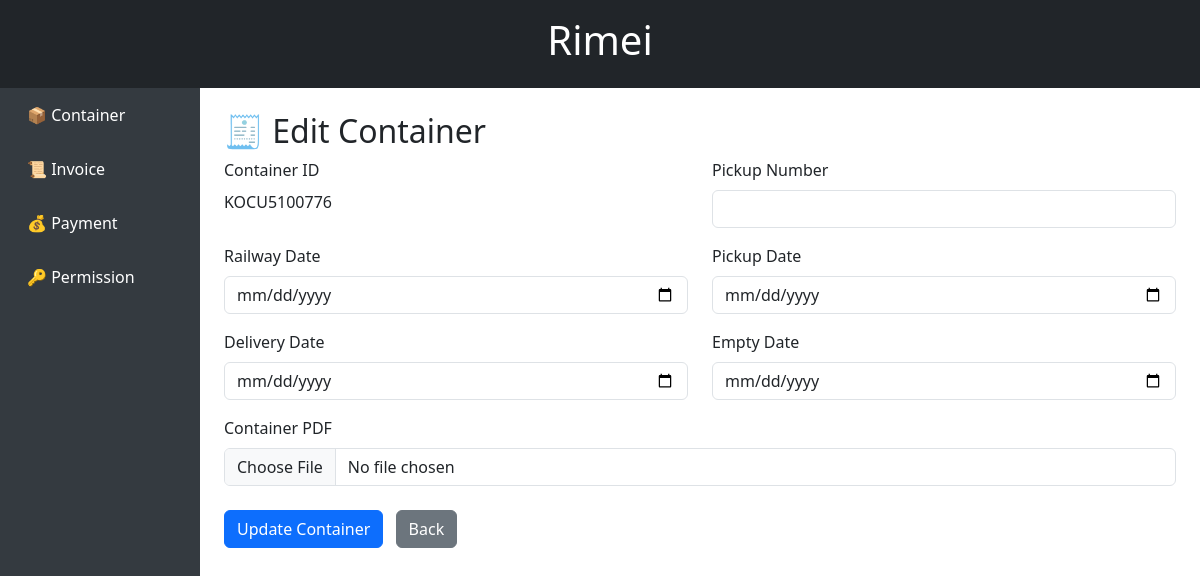
The app's page /edit_container/KOCU5100776/, older data.
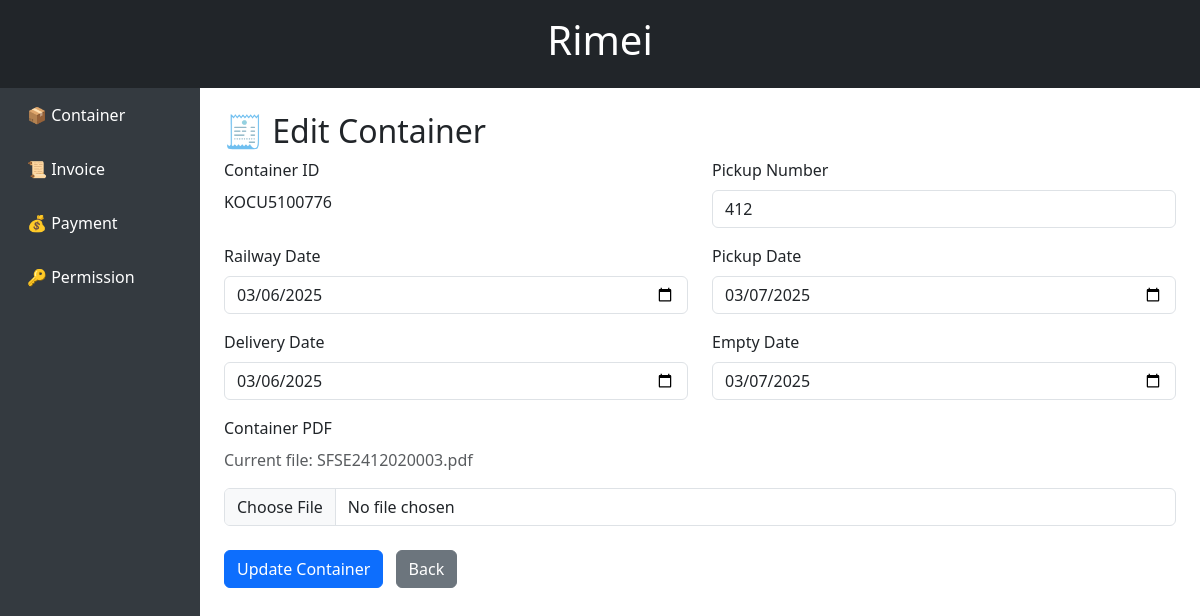
The same page, newer data.
### container/models.py (models this page shows, shortened)
class Container(models.Model):
    container_id = models.CharField(max_length=255)  # Container ID
    container_pdfname = models.CharField(max_length=255, blank=True)  # 上传的PDF文件名
    content = models.TextField(blank=True, null=True)  # 解析出的内容
    created_at = models.DateTimeField(auto_now_add=True)  # 创建时间
    created_user = models.CharField(max_length=255, blank=True, null=True)  # 创建用户
    railway_date = models.DateField(blank=True, null=True)  # 铁路日期
    pickup_date = models.DateField(blank=True, null=True)  # 提货日期
    delivery_date = models.DateField(blank=True, null=True)  # 交货日期
    empty_date = models.DateField(blank=True, null=True)  # 空箱日期
    pickup_number = models.CharField(max_length=255, blank=True, null=True)  # 提货编号
    invoice_id = models.CharField(max_length=255, blank=True, null=True)  # 发票ID
    invoice_pdfname = models.CharField(max_length=255, blank=True, null=True)  # 发票PDF文件名

### container/pyviews/container.py (the view, shortened to what this page needs)
# urls.py: path("edit_container/<str:container_id>/", container.edit_container, name="edit_container"),
def edit_container(request, container_id):
    container = get_object_or_404(Container, container_id=container_id)
    if request.method == 'GET':
        return render(request, 'container/containerManager/edit_container.html', {'container': container})
    return JsonResponse({'error': 'Invalid request method'}, status=405)

### container/templates/container/containerManager/edit_container.html (shortened to what this page needs)
{% extends "container/base.html" %}
{% block content %}
<h2>🧾 Edit Container</h2>
<div class="container-form">
    <form id="edit-container-form">
        <div class="row">
            <div class="col-md-6 mb-3">
                <label class="form-label">Container ID</label>
                <div class="container-id-display">{{ container.container_id }}</div>
            </div>
            <div class="col-md-6 mb-3">
                <label for="pickup-number" class="form-label">Pickup Number</label>
                <input type="text" class="form-control" id="pickup-number" name="pickup_number"
                       value="{{ container.pickup_number }}">
            </div>
        </div>
        <div class="row">
            <div class="col-md-6 mb-3">
                <label for="railway-date" class="form-label">Railway Date</label>
                <input type="date" class="form-control" id="railway-date" name="railway_date"
                       value="{{ container.railway_date|date:'Y-m-d' }}">
            </div>
            <div class="col-md-6 mb-3">
                <label for="pickup-date" class="form-label">Pickup Date</label>
                <input type="date" class="form-control" id="pickup-date" name="pickup_date"
                       value="{{ container.pickup_date|date:'Y-m-d' }}">
            </div>
        </div>
        <div class="row">
            <div class="col-md-6 mb-3">
                <label for="delivery-date" class="form-label">Delivery Date</label>
                <input type="date" class="form-control" id="delivery-date" name="delivery_date"
                       value="{{ container.delivery_date|date:'Y-m-d' }}">
            </div>
            <div class="col-md-6 mb-3">
                <label for="empty-date" class="form-label">Empty Date</label>
                <input type="date" class="form-control" id="empty-date" name="empty_date"
                       value="{{ container.empty_date|date:'Y-m-d' }}">
            </div>
        </div>
        <div class="mb-3">
            <label for="container-pdf" class="form-label">Container PDF</label>
            {% if container.container_pdfname %}
                <p class="text-muted">Current file: {{ container.container_pdfname }}</p>
            {% endif %}
            <input type="file" class="form-control" id="container-pdf" name="container_pdf" accept="application/pdf">
        </div>
        <div class="mt-4">
            <button type="submit" class="btn btn-primary">Update Container</button>
            <a href="{% url 'container' %}" class="btn btn-secondary ms-2">Back</a>
        </div>
    </form>
</div>
{% endblock %}

Row changes from the older to the newer data that the page shows:
changed Container "KOCU5100776": pickup_number (not shown) → "412"; railway_date (not shown) → "03/06/2025"; pickup_date (not shown) → "03/07/2025"; delivery_date (not shown) → "03/06/2025"; empty_date (not shown) → "03/07/2025"; container_pdfname (not shown) → "SFSE2412020003.pdf"
Text that changed along with them:
text now shown: "Current file:"
